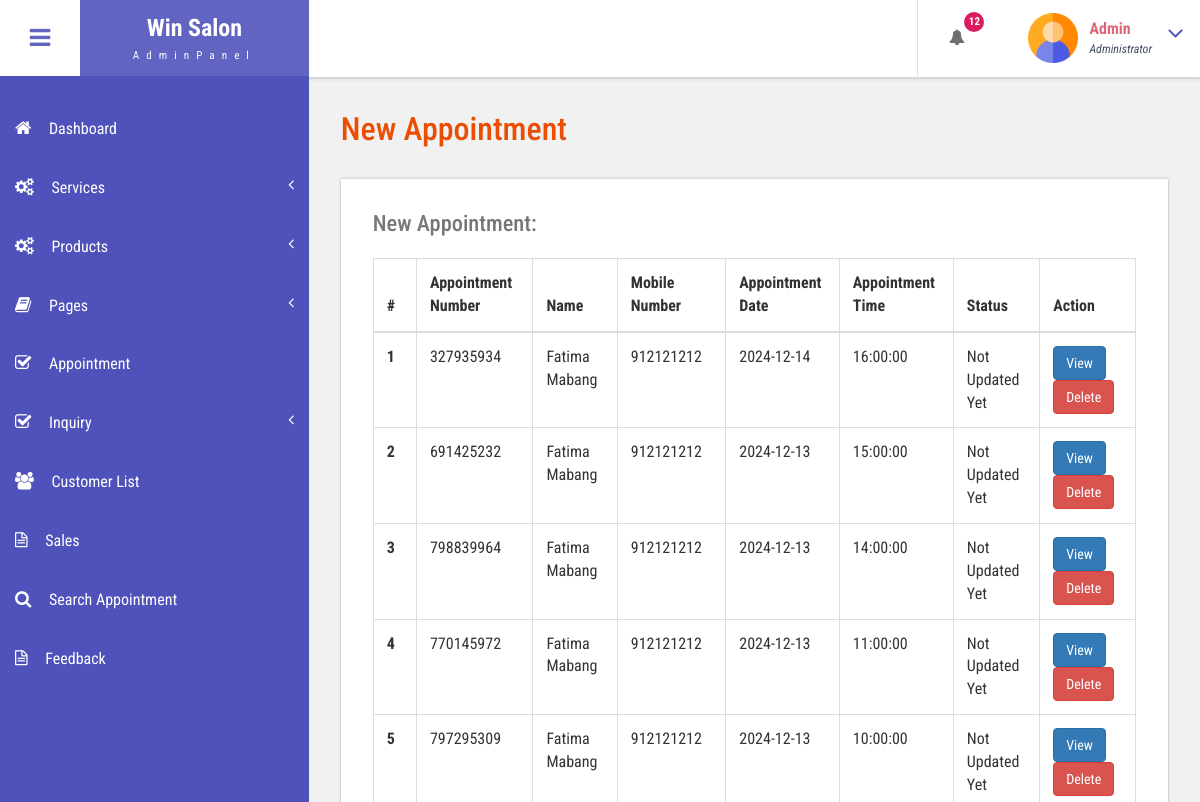
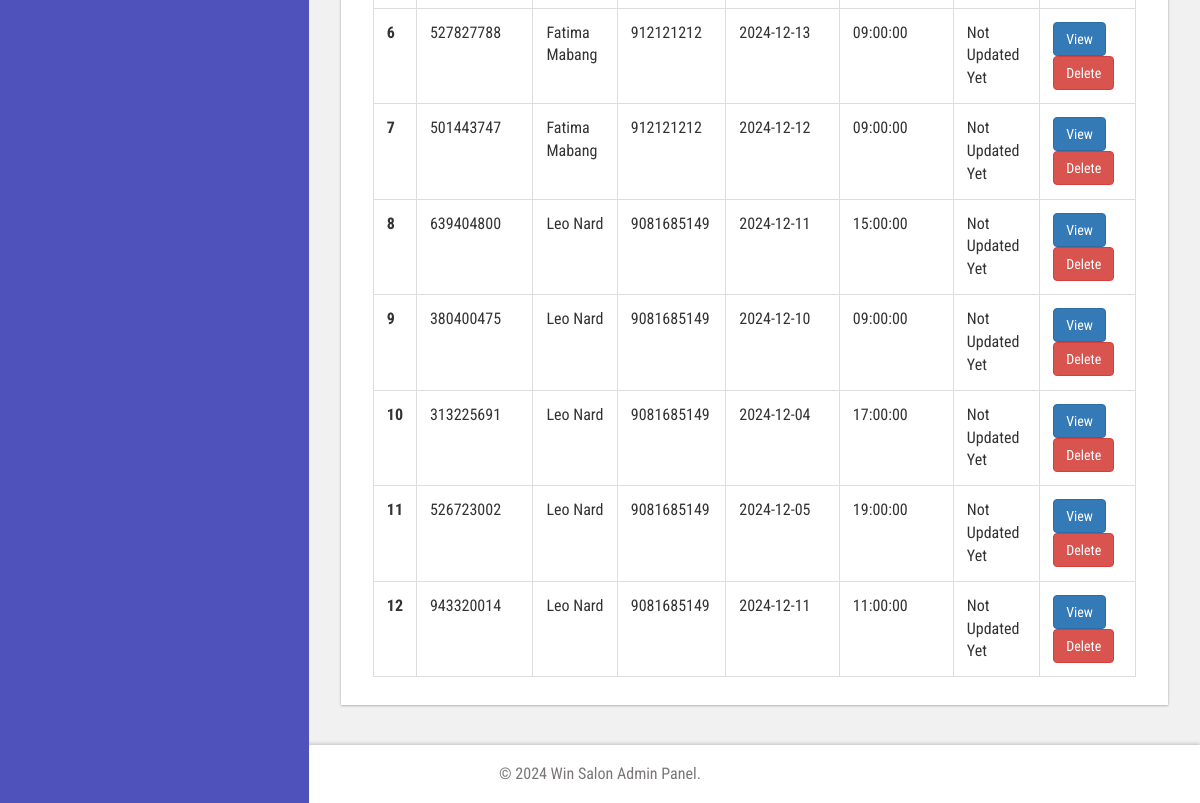
The page /bfs/admin/new-appointment.php (signed in) on the database as committed earlier (2 pictures, top to bottom).
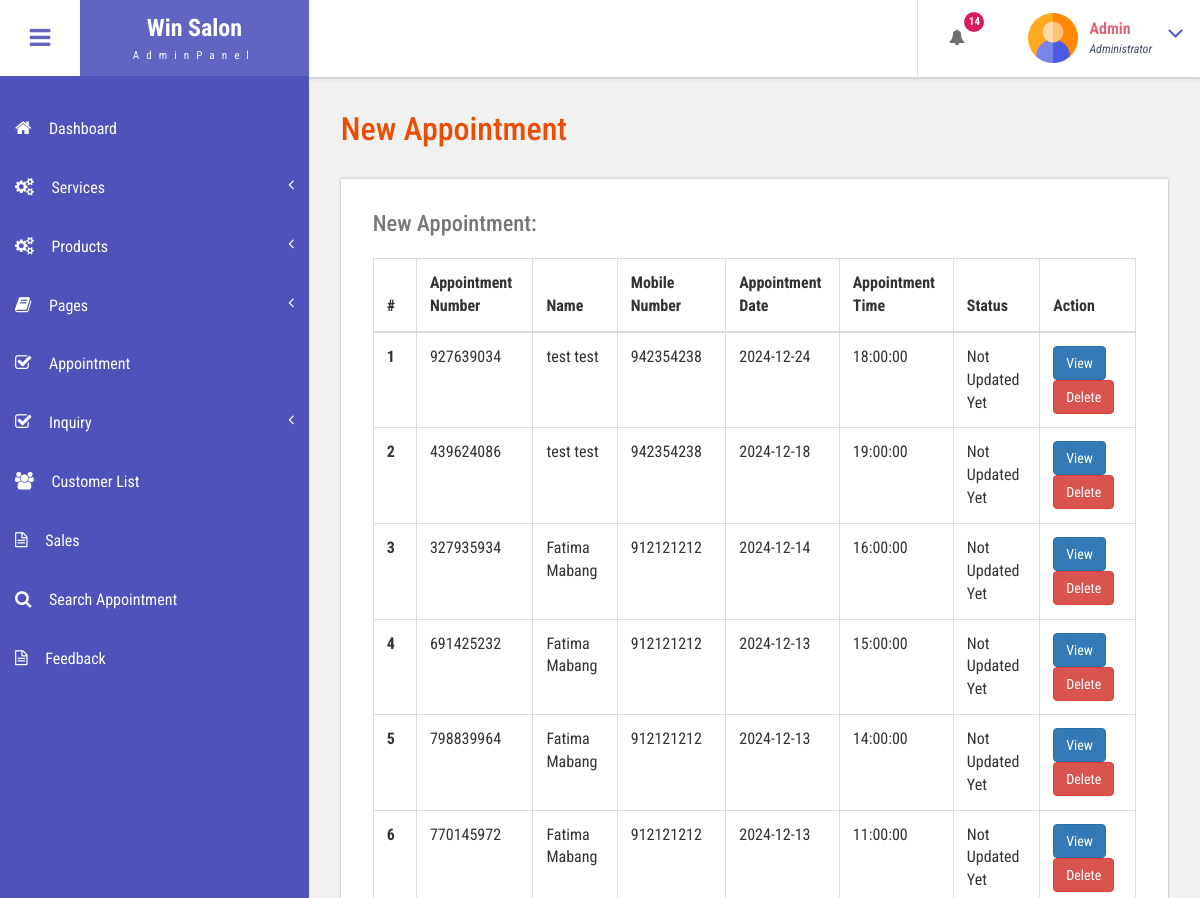
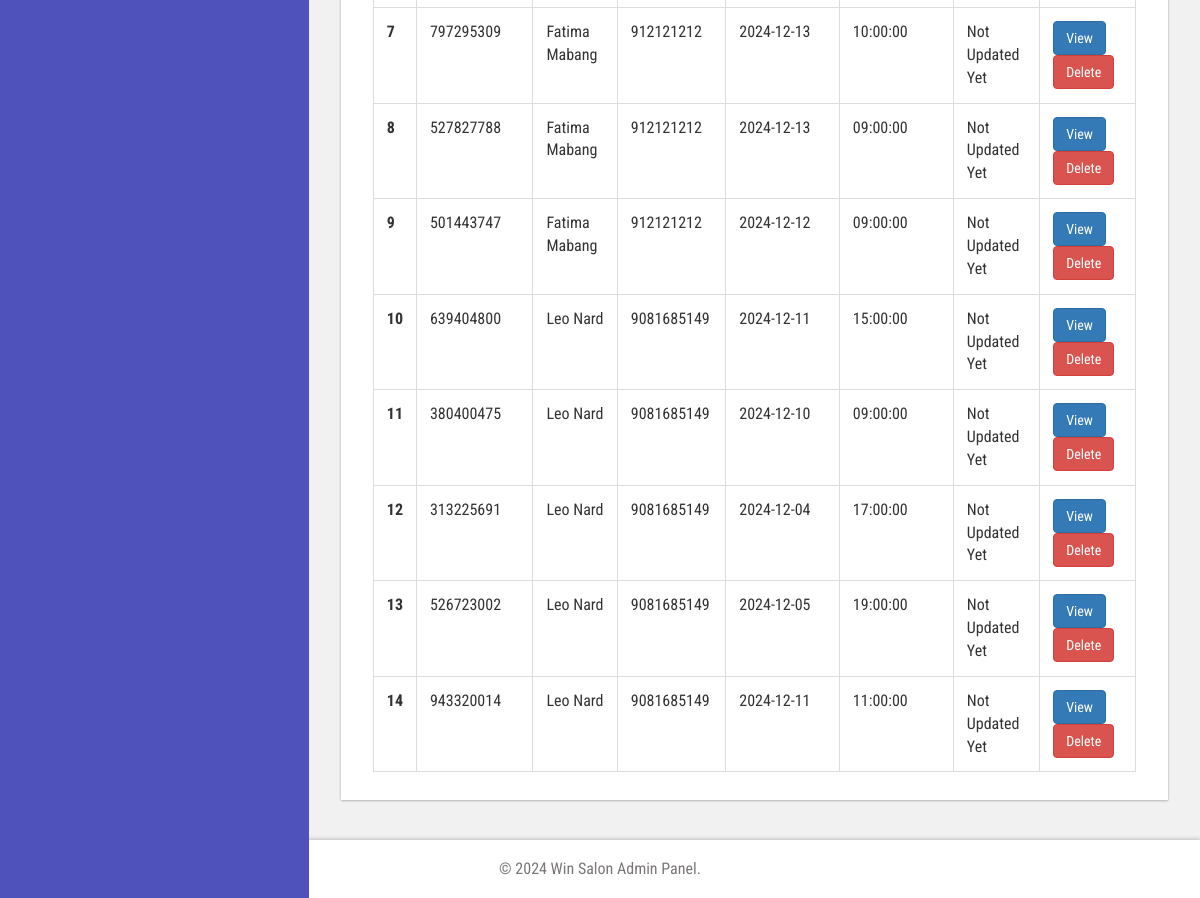
The same page on the database as committed later (2 pictures, top to bottom).
### tables this page shows
CREATE TABLE `tblbook` (
  `ID` int(10) NOT NULL,
  `UserID` int(10) DEFAULT NULL,
  `AptNumber` int(10) DEFAULT NULL,
  `AptDate` date DEFAULT NULL,
  `AptTime` time DEFAULT NULL,
  `Service` varchar(255) NOT NULL,
  `Message` mediumtext DEFAULT NULL,
  `BookingDate` timestamp NULL DEFAULT current_timestamp(),
  `Remark` varchar(250) DEFAULT NULL,
  `Status` varchar(250) DEFAULT NULL,
  `RemarkDate` timestamp NULL DEFAULT NULL ON UPDATE current_timestamp(),
  `Service_Total_Price` decimal(10,2) DEFAULT 0.00,
  `deleted_at` datetime DEFAULT NULL
);

CREATE TABLE `tbluser` (
  `ID` int(10) NOT NULL,
  `FirstName` varchar(120) DEFAULT NULL,
  `LastName` varchar(250) DEFAULT NULL,
  `MobileNumber` bigint(10) DEFAULT NULL,
  `Email` varchar(120) DEFAULT NULL,
  `Password` varchar(120) DEFAULT NULL,
  `account_activation_hash` varchar(64) DEFAULT NULL,
  `RegDate` timestamp NULL DEFAULT current_timestamp()
);

### bfs/admin/new-appointment.php (the view, shortened to what this page needs)
<?php
include('includes/dbconnection.php');
if (strlen($_SESSION['bpmsaid']==0)) {
  header('location:logout.php');
  } else{
  ?>
<!DOCTYPE HTML>
<html>
<head>
<link href="css/bootstrap.css" rel='stylesheet' type='text/css' />
<link href="css/style.css" rel='stylesheet' type='text/css' />
<link href="css/font-awesome.css" rel="stylesheet">
<link href="css/animate.css" rel="stylesheet" type="text/css" media="all">
<link href="css/custom.css" rel="stylesheet">
</head>
<body class="cbp-spmenu-push">
	<div class="main-content">
		 <?php include_once('includes/sidebar.php');?>
		 <?php include_once('includes/header.php');?>
		<div id="page-wrapper">
			<div class="main-page">
				<div class="tables">
					<h3 class="title1">New Appointment</h3>
					<div class="table-responsive bs-example widget-shadow">
						<h4>New Appointment:</h4>
						<table class="table table-bordered"> <thead> <tr> <th>#</th> <th> Appointment Number</th> <th>Name</th><th>Mobile Number</th> <th>Appointment Date</th><th>Appointment Time</th>
							<th>Status</th><th>Action</th> </tr> </thead> <tbody>
<?php
$ret = mysqli_query($con, "SELECT tbluser.FirstName, tbluser.LastName, tbluser.Email, tbluser.MobileNumber, tblbook.ID as bid, tblbook.AptNumber, tblbook.AptDate, tblbook.AptTime, tblbook.Message, tblbook.BookingDate, tblbook.Status
                           FROM tblbook
                           JOIN tbluser ON tbluser.ID = tblbook.UserID
                           WHERE tblbook.Status IS NULL
                           ORDER BY tblbook.ID DESC");
$cnt = 1;
while ($row = mysqli_fetch_array($ret)) {
?>
<tr>
  <th scope="row"><?php echo $cnt; ?></th>
  <td><?php echo $row['AptNumber']; ?></td>
  <td><?php echo $row['FirstName'] . ' ' . $row['LastName']; ?></td>
  <td><?php echo $row['MobileNumber']; ?></td>
  <td><?php echo $row['AptDate']; ?></td>
  <td><?php echo $row['AptTime']; ?></td>
  <td class="font-w600"><?php echo ($row['Status'] == "") ? "Not Updated Yet" : $row['Status']; ?></td>
  <td>
    <a href="view-appointment.php?viewid=<?php echo $row['bid']; ?>" class="btn btn-primary">View</a>
    <a href="new-appointment.php?delid=<?php echo $row['bid']; ?>" class="btn btn-danger" onClick="return confirm('Are you sure you want to delete?')">Delete</a>
  </td>
</tr>
<?php
$cnt++;
} ?>
</tbody> </table>
					</div>
				</div>
			</div>
		</div>
		 <?php include_once('includes/footer.php');?>
	</div>
</body>
</html>
<?php }  ?>

### bfs/admin/includes/header.php (shortened to what this page needs)
<div class="sticky-header header-section ">
      <div class="header-left">
        <button id="showLeftPush"><i class="fa fa-bars"></i></button>
        <div class="logo">
          <a href="index.html">
            <h1>Win Salon</h1>
            <span>AdminPanel</span>
          </a>
        </div>
      </div>
      <div class="header-right">
        <div class="profile_details_left">
          <ul class="nofitications-dropdown">
            <?php
            $ret1 = mysqli_query($con, "SELECT tbluser.FirstName, tbluser.LastName, tblbook.ID as bid, tblbook.AptNumber
                            FROM tblbook
                            JOIN tbluser ON tbluser.ID = tblbook.UserID
                            WHERE tblbook.Status IS NULL
                            ORDER BY tblbook.ID DESC");
            $num = mysqli_num_rows($ret1);
            ?>
            <li class="dropdown head-dpdn">
              <a href="#" class="dropdown-toggle" data-toggle="dropdown" aria-expanded="false"><i class="fa fa-bell"></i><span class="badge blue"><?php echo $num;?></span></a>
            </li>
          </ul>
          <div class="clearfix"> </div>
        </div>
        <div class="profile_details">
        <?php
$adid=$_SESSION['bpmsaid'];
$ret=mysqli_query($con,"select AdminName from tbladmin where ID='$adid'");
$row=mysqli_fetch_array($ret);
$name=$row['AdminName'];
?>
          <ul>
            <li class="dropdown profile_details_drop">
              <a href="#" class="dropdown-toggle" data-toggle="dropdown" aria-expanded="false">
                <div class="profile_img">
                  <span class="prfil-img"><img src="images/admin.png" alt="" width="50" height="50"> </span>
                  <div class="user-name">
                    <p><?php echo $name; ?></p>
                    <span>Administrator</span>
                  </div>
                  <i class="fa fa-angle-down lnr"></i>
                  <div class="clearfix"></div>
                </div>
              </a>
            </li>
          </ul>
        </div>
      </div>
      <div class="clearfix"> </div>
    </div>

Rows that differ between the two databases and show on the page:
added tblbook: AptNumber "927639034", UserID.FirstName "test", UserID.LastName "test", UserID.MobileNumber "942354238", AptDate "2024-12-24", AptTime "18:00:00", shows "Not Updated Yet"
added tblbook: AptNumber "439624086", UserID.FirstName "test", UserID.LastName "test", UserID.MobileNumber "942354238", AptDate "2024-12-18", AptTime "19:00:00", shows "Not Updated Yet"
Other text that changed with them:
$num: "12" → "14"
